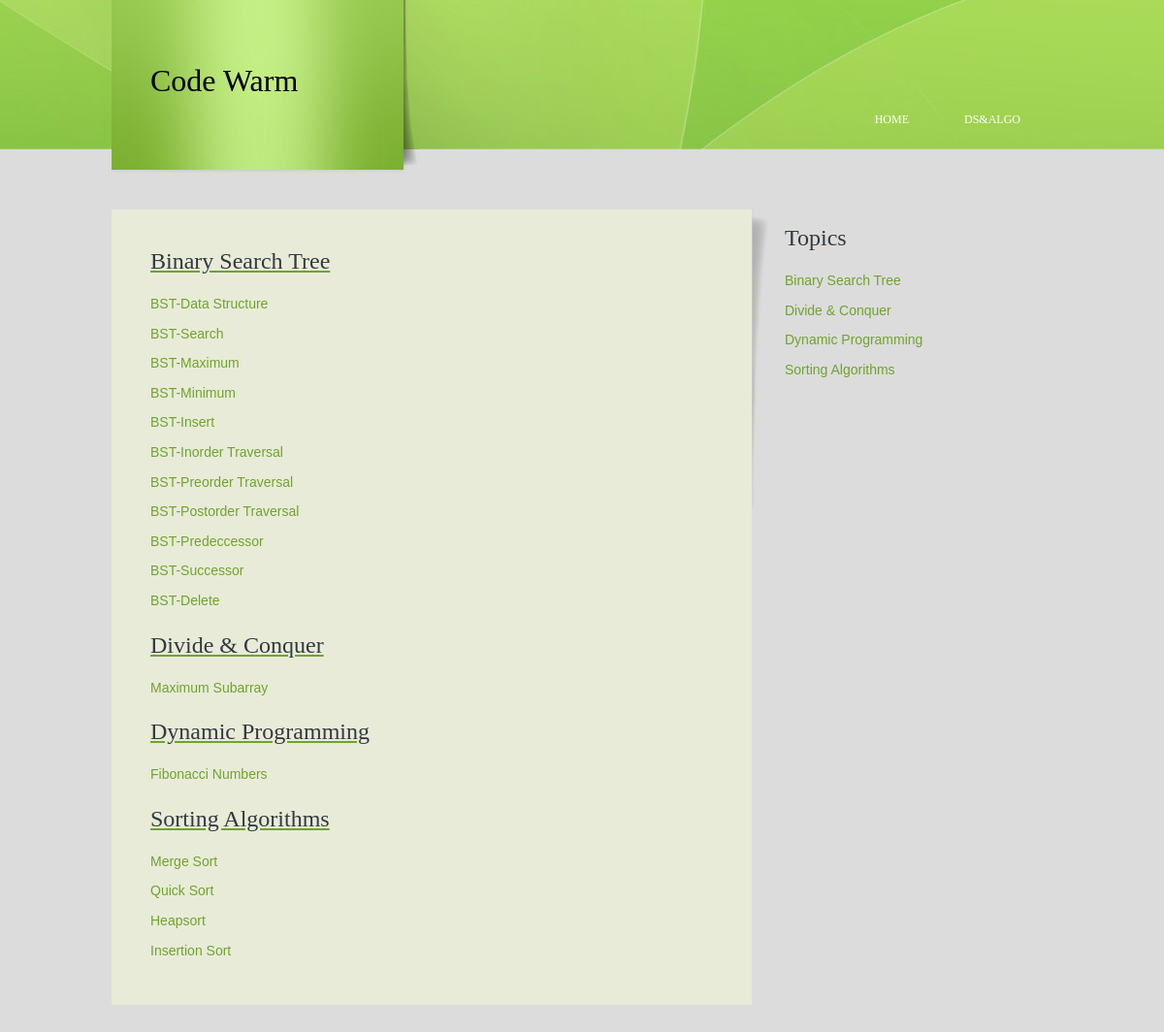
Page /dsnalgo/ on the committed database.
### dsnalgo/models.py (models this page shows, shortened)
class Article(models.Model):
    title = models.CharField(max_length=250)

class SubArticle(models.Model):
    article = models.ForeignKey(Article, on_delete=models.CASCADE)
    title = models.CharField(max_length=250)

### dsnalgo/views.py (the view)
# urls.py: url(r'^dsnalgo/', include('dsnalgo.urls')),
def dsnalgo(request):
    all_articles = Article.objects.all()
    context = {'all_articles':all_articles}
    return render(request, 'dsnalgo/article_list.html', context)

### dsnalgo/templates/dsnalgo/article_list.html (shortened to what this page needs)
{% extends 'dsnalgo/base.html' %}
{% block article %}
    <div class="article">
        <ul class="sb_menu">
          {% for article in all_articles %}
            <a href="{% url 'article-detail' article.id %}"><h2>{{ article.title }}</h2></a>
            {% for sub in article.subarticle_set.all %}
                <li><a href="{% url 'sub_article-detail' article.id sub.id %}">{{ sub.title }}</a></li>
            {% endfor %}
          {% endfor %}
        </ul>
    </div>
{% endblock %}

### dsnalgo/templates/dsnalgo/base.html (shortened to what this page needs)
<!DOCTYPE html PUBLIC "-//W3C//DTD XHTML 1.0 Transitional//EN" "http://www.w3.org/TR/xhtml1/DTD/xhtml1-transitional.dtd">
<html>
<head>
  {% load staticfiles %}
  <link href="{% static 'dsnalgo/style.css' %}" rel="stylesheet" type="text/css" />
  <link href="http://alexgorbatchev.com/pub/sh/current/styles/shThemeMidnight.css" rel="stylesheet" type="text/css" />
  <link href="http://alexgorbatchev.com/pub/sh/current/styles/shCore.css" rel="stylesheet" type="text/css" />
</head>
<body>
<div class="main">
  <div class="header">
    <div class="header_resize">
      <div class="logo"><h1><a href="{% url 'index' %}">Code Warm</a></h1></div>
      <div class="menu_nav">
        <ul>
          <li><a href="{% url 'index' %}"><span>Home</span></a></li>
          <li><a href="{% url 'index' %}"><span>Ds&Algo</span></a></li>
        </ul>
      </div>
    </div>
  </div>
  <div class="content">
    <div class="content_resize">
      <div class="mainbar">
        <div class="submb">
        {% block article %}
        {% endblock %}
        </div>
      </div>
      <div class="sidebar">
        <div class="gadget">
          <ul class="sb_menu">
            <h2 class="star">Topics</h2>
            {% for article in all_articles %}
              <li><a href="{% url 'article-detail' article.id %}">{{ article.title }}</a></li>
            {% endfor %}
          </ul>
        </div>
      </div>
    </div>
  </div>
</div>
</body>
</html>

### dsnalgo/static/dsnalgo/style.css (style rules this page uses)
body { margin:0; padding:0; width:100%; color:#5f5f5f; font:normal 12px/1.8em Georgia, "Times New Roman", Times, serif; }
html, .main { padding:0; margin:0; background-color:#DCDCDC; }
h1 { margin:0; padding:64px 40px; color:#000; font:normal 32px/1.2em Georgia, "Times New Roman", Times, serif; }
h1 a, h1 a:hover { color:#000; text-decoration:none; }
h2 { font:normal 24px Georgia, "Times New Roman", Times, serif; color:#323a3f; padding:8px 0; margin:8px 0; }
a { color:#70a32c; text-decoration:underline; }
.header, .hbg, .content, .menu_nav, .fbg, .footer, form, ol, ol li, ul, .content .mainbar, .content .sidebar { margin:0; padding:0; }
.content_resize, .fbg_resize, .footer_resize { margin:0 auto; padding:0 40px; width:890px; }
.header { background:url(images/header_bg.jpg) repeat-x top; }
.header_resize { margin:0 auto; padding:0; width:970px; height:200px; }
.header .logo { width:317px; height:180px; float:left; background:url(images/logo.png) no-repeat left top; }
.menu_nav { height:52px; float:right; width:auto; padding-top:90px; }
.menu_nav ul { width:auto; list-style:none; }
.menu_nav ul li { margin:0 1px; float:left; }
.menu_nav ul li a { display:block; margin:0; padding:23px 9px 23px 0; color:#fff; text-decoration:none; text-transform:uppercase; }
.menu_nav ul li a span { padding:23px; }
.content { padding-bottom:16px; }
.content_resize { padding:16px 40px 16px 0; width:930px; }
.content .mainbar { float:left; width:660px; padding-right:17px; background:url(images/mainbar_bg.png) no-repeat right top; }
.content .mainbar .submb { padding:24px 23px 24px 40px; background-color:#e8ebd8; }
.content .mainbar .article, .content .sidebar .gadget { margin:0; padding:0 0 16px 0; }
.content .sidebar { float:right; width:236px; }
ul.sb_menu, ul.ex_menu { margin:0; padding:0; list-style:none; }
ul.sb_menu li, ul.ex_menu li { margin:0; }
ul.sb_menu li { padding:4px 0; }
ul.sb_menu li a, ul.ex_menu li a { font-family:Arial;font-size:14px; text-decoration:none; }

### rows in the picture
Article: title "Binary Search Tree"
SubArticle: title "BST-Data Structure"
SubArticle: title "BST-Search"
SubArticle: title "BST-Maximum"
SubArticle: title "BST-Minimum"
SubArticle: title "BST-Insert"
SubArticle: title "BST-Inorder Traversal"
SubArticle: title "BST-Preorder Traversal"
SubArticle: title "BST-Postorder Traversal"
SubArticle: title "BST-Predeccessor"
SubArticle: title "BST-Successor"
SubArticle: title "BST-Delete"
Article: title "Divide & Conquer"
SubArticle: title "Maximum Subarray"
Article: title "Dynamic Programming"
SubArticle: title "Fibonacci Numbers"
Article: title "Sorting Algorithms"
SubArticle: title "Merge Sort"
SubArticle: title "Quick Sort"
SubArticle: title "Heapsort"
SubArticle: title "Insertion Sort"
